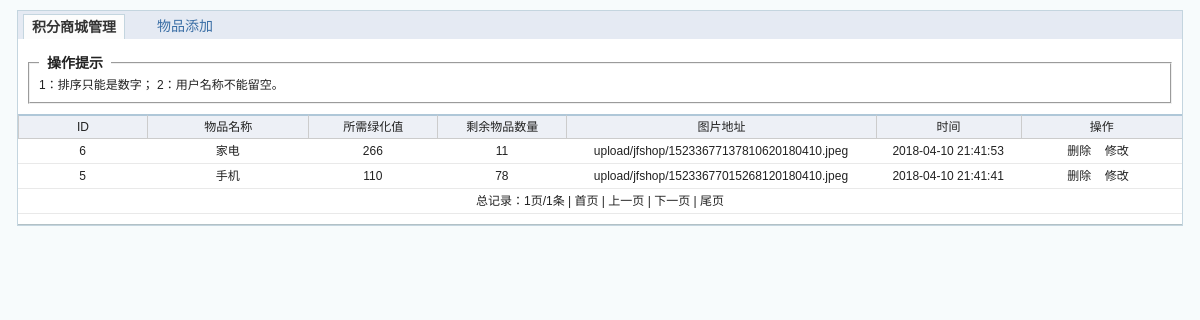
The app's page /jyzfz_admin/jfshop.inc.php with its own data.
### tables this page shows
CREATE TABLE `lo_jfshop` (
  `id` int(10) NOT NULL AUTO_INCREMENT,
  `name` varchar(50) DEFAULT NULL,
  `num` int(10) DEFAULT NULL,
  `need` int(10) DEFAULT NULL,
  `pic` varchar(100) DEFAULT NULL,
  `postime` datetime DEFAULT NULL,
  `isfinish` varchar(5) DEFAULT NULL,
  PRIMARY KEY (`id`)
);

### includes/MyDb.php (called while the page is built, shortened)
<?php
class MyDb
{
    public function __construct($dbname,$host="qdm190234501.my3w.com",$user="qdm190234501",$pwd="zfz666666",$charset="SET NAMES UTF8")
    {
        $this->dbname = $dbname;
        $this->host = $host;
        $this->user = $user;
        $this->pwd = $pwd;
        $this->charset = $charset;
    }
    public function query($sql)
    {
        return @mysql_query($sql);
    }
    public function fetch($res)
    {
        return @mysql_fetch_array($res);
    }
    public function get_all($tablename,$where="",$column="*",$order="",$limit="",$join="",$group="")
    {
       $res =  $this->select_num($tablename,$where,$column,$order,$join,$limit,$group);
       $arr = array();
        while($row = $this->fetch($res)){
            $arr[] = $row;
        }
        return $arr;
    }
    private  function getTableName($tableName,$tablePrifx="lo_")
    {
        return $tablePrifx.$tableName;
    }
    public function select_num($tablename,$where="",$column="*",$order=null,$join=null,$limit=null,$group=null)
    {
        $tablename = self::getTableName($tablename);
        $sql = "select {$column}  from {$tablename}";
        if($order){
            $sql.=" order by {$order}";
        }
        if($limit){
            $sql.=" limit {$limit}";
        }
        return $this->query($sql);
    }
}

### includes/init.php (called while the page is built, shortened)
<?php
include(ROOT."includes/MyDb.php");
$Db = new MyDb("qdm190234501_db");

### jyzfz_admin/jfshop.inc.php (the view, shortened to what this page needs)
<?php
include( "../includes/init.php" );
include( '../includes/page.php' );
?>
<!DOCTYPE html PUBLIC "-//W3C//DTD XHTML 1.0 Transitional//EN" "http://www.w3.org/TR/xhtml1/DTD/xhtml1-transitional.dtd">
<html xmlns="http://www.w3.org/1999/xhtml">
<head>
	<link rel="stylesheet" type="text/css" href="css/style.css"/>
</head>
<body>
	<div id="wrap">
		<div class="tab">
			<ul>
				<li><a href="javascript:void(0);" class="on">积分商城管理</a>
				</li>
				<li><a href="menu.add.php">物品添加</a>
				</li>
			</ul>
		</div>
		<div class="main">
			<fieldset>
				<legend>操作提示</legend>
				1：排序只能是数字； 2：用户名称不能留空。<span id="er"></span>
			</fieldset>
			<table cellspacing="0" class="datalist" id="list" width="98%">
				<tr>
					<th width="8%">ID</th>
					<th width="10%"> 物品名称 </th>
					<th width="8%"> 所需绿化值 </th>
					<th width="8%"> 剩余物品数量 </th>
					<th width="10%">图片地址</th>
					<th width="9%">时间</th>
					<th width="10%">操作</th>
				</tr>
				<?php
				$arr = $Db->get_all( "jfshop", "", "*", "id desc", $limit_first );
				foreach ( $arr as $row ) {
					?>
				<tr onMouseOver="this.style.backgroundColor='#79D3FF'" onMouseOut="this.style.backgroundColor='#fff'">
					<td align="center">
						<?php echo $row['id']?>
					</td>
					<td align="center">
						<?php echo $row['name']?>
					</td>
					<td align="center">
						<?php echo $row['need']?>
					</td>
					<td align="center">
						<?php echo $row['num']?>
					</td>
					<td align="center">
						<?php echo $row['pic']?>
					</td>
					<td align="center">
						<?php echo $row['postime']?>
					</td>
					<td align="center">
						<a onclick="return confirm('确定删除?')" href="jfshop_check.php?id=<?php echo $row['id']?>&amp;action=del">删除</a> &nbsp;&nbsp;
						<a href="jfshop.edit.php?id=<?php echo $row['id']?>" title="修改密码" class="thickbox">修改</a> &nbsp;</td>
				</tr>
				<?php
				}
				?>
				<tr>
					<td colspan="7" align="center">
						<?php echo $pagenav?>
					</td>
				</tr>
			</table>
		</div>
	</div>
</body>
</html>

### jyzfz_admin/css/style.css (style rules this page uses)
body { text-align:center;margin:0 auto;background:rgb(247,251,252);font-family:"宋体",Arial, Helvetica, sans-serif }
body,table,td,th,ul,li { font-size:12px;line-height:150%; color:#222222 }
body { background:rgb(247,251,252); }
a { color:#3A6EA5;text-decoration:none; }
ul, li , dl, dt, dd, form { margin:0;padding:0;list-style:none; }
fieldset { margin:10px;position:relative }
legend { font-weight:bold;font-size:14px;padding:0 8px; }
#wrap { margin:10px auto; margin-bottom:0px; border:1px #C4D5DF solid;background:#FFF; width:97%; }
.tab { width:100%;height:28px;overflow:hidden;background:#e5eaf3 }
.tab ul { width:100%;height:28px;overflow:hidden;background:url(../../jyzfz_admin/images/tab_bg.gif) bottom repeat-x; }
.tab ul li { float:left;margin:3px 5px;font-size:14px }
.tab ul li a { display:block;width:100px;height:24px;line-height:24px; }
.tab ul li a.on { background:#fcfcfc;color:#333;font-weight:bold;border:1px solid #C4D5DF;border-bottom:none;border-bottom:none;position:relative;z-index:10;bottom:0px; }
.main { border-bottom:1px #B2C1C6 solid; overflow:hidden;padding:5px 0;text-align:left; bottom:0px }
.datalist { width:100%; margin:5px 0px; overflow:hidden }
.datalist th { border-top:2px solid #afc7d8;background:#edf0f6;font-weight:normal;border-bottom:1px solid #ccc;border-left:1px solid #ccc;text-align:center;padding:2px; }
.datalist td { font-size:12px;padding:2px 5px;border-bottom:1px solid #e9e9e9; line-height:20px }
.datalist td a { color:#222222 }

### records on screen
lo_jfshop: id "6", name "家电", need "266", num "11", pic "upload/jfshop/15233677137810620180410.jpeg", postime "2018-04-10 21:41:53"
lo_jfshop: id "5", name "手机", need "110", num "78", pic "upload/jfshop/15233677015268120180410.jpeg", postime "2018-04-10 21:41:41"

### other values on screen
$pagenav "总记录：1页/1条 |"
